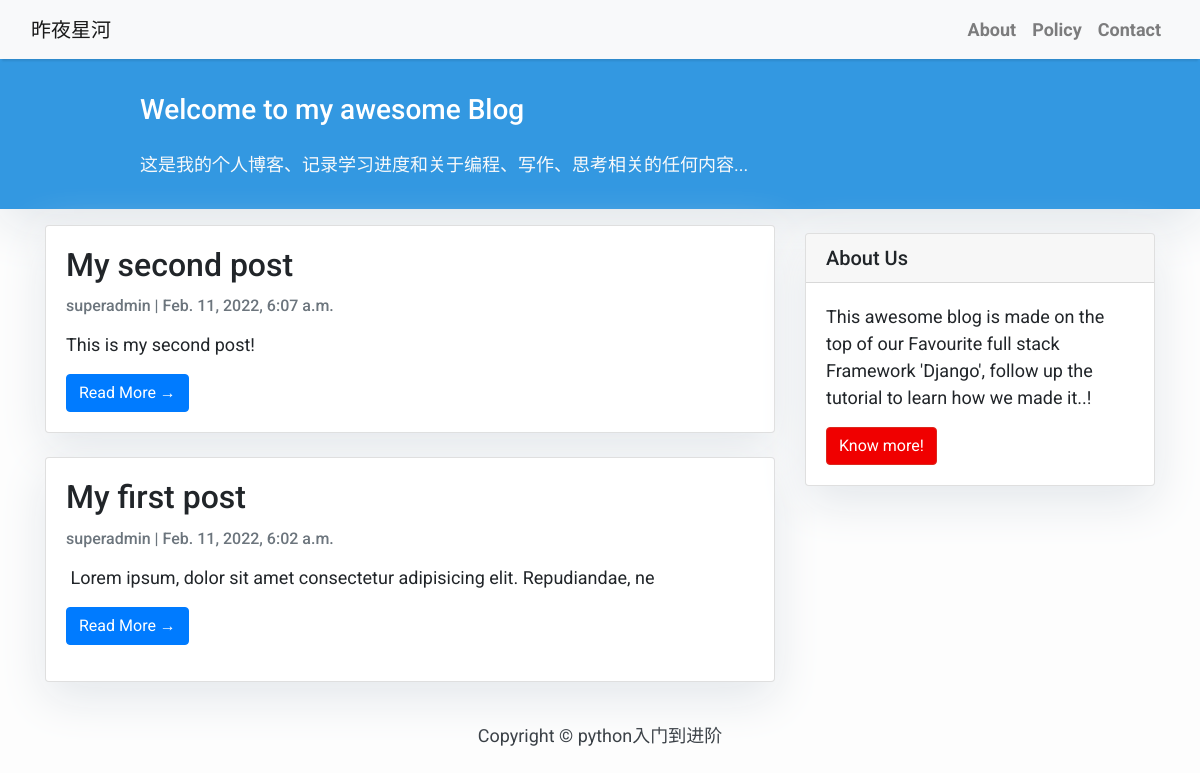
The page / on the database its author committed.
### blog/models.py (models this page shows, shortened)
class Post(models.Model):
    title = models.CharField(max_length=200, unique=True)
    slug = models.SlugField(max_length=200, unique=True)
    author = models.ForeignKey(
        User, on_delete=models.CASCADE, related_name='blog_posts')
    updated_on = models.DateTimeField(auto_now=True)
    content = models.TextField()
    created_on = models.DateTimeField(auto_now_add=True)
    status = models.IntegerField(choices=STATUS, default=0)
    class Meta:
        ordering = ['-created_on']

### blog/views.py (the view)
# urls.py: path('', views.PostList.as_view(), name='home'),
class PostList(generic.ListView):
    queryset = Post.objects.filter(status=1).order_by('-created_on')
    template_name = 'index.html'
    paginate_by = 3

### templates/index.html (shortened to what this page needs)
{% extends "base.html" %} {% block content %}
<header class="masthead">
  <div class="container">
    <div class="row">
      <div class="col-md-8 col-md-10 mx-auto">
        <div class="site-heading">
          <h3 class="site-heading my-4 mt-3 text-white">
            Welcome to my awesome Blog
          </h3>
          <p class="text-light">这是我的个人博客、记录学习进度和关于编程、写作、思考相关的任何内容... &nbsp</p>
        </div>
      </div>
    </div>
  </div>
</header>
<div class="container">
  <div class="row">
    <div class="col-md-8 mt-3 left">
      {% for post in post_list %}
      <div class="card mb-4">
        <div class="card-body">
          <h2 class="card-title">{{ post.title }}</h2>
          <p class="card-text text-muted h6">
            {{ post.author }} | {{ post.created_on}}
          </p>
          <p class="card-text">{{post.content|slice:":100"|safe }}</p>
          <a href="{% url 'post_detail' post.slug  %}" class="btn btn-primary"
            >Read More &rarr;</a
          >
        </div>
      </div>
      {% endfor %}
    </div>
    {% block sidebar %} {% include 'sidebar.html' %} {% endblock sidebar %}
  </div>
</div>
{%endblock%}

### templates/base.html (shortened to what this page needs)
{% load staticfiles %}
<!DOCTYPE html>
<html>
  <head>
    <link
      rel="stylesheet"
      href="https://maxcdn.bootstrapcdn.com/bootstrap/4.0.0/css/bootstrap.min.css"
    />
  </head>
  <body>
    <nav
      class="navbar navbar-expand-lg navbar-light bg-light shadow"
      id="mainNav"
    >
      <div class="container-fluid">
        <a class="navbar-brand" href="{% url 'home' %}">昨夜星河</a>
        <div class="collapse navbar-collapse" id="navbarResponsive">
          <ul class="navbar-nav ml-auto">
            <li class="nav-item text-black">
              <a class="nav-link text-black font-weight-bold" href="#">About</a>
            </li>
            <li class="nav-item text-black">
              <a class="nav-link text-black font-weight-bold" href="#"
                >Policy</a
              >
            </li>
            <li class="nav-item text-black">
              <a class="nav-link text-black font-weight-bold" href="#"
                >Contact</a
              >
            </li>
          </ul>
        </div>
      </div>
    </nav>
    {% block content %}{% endblock content %}
    <footer class="py-3 bg-grey">
      <p class="m-0 text-dark text-center">Copyright &copy; python入门到进阶</p>
    </footer>
  </body>
</html>

### templates/sidebar.html
{% block sidebar %}
<div class="col-md-4 float-right">
  <div class="card my-4">
    <h5 class="card-header">About Us</h5>
    <div class="card-body">
      <p class="card-text">
        This awesome blog is made on the top of our Favourite full stack
        Framework 'Django', follow up the tutorial to learn how we made it..!
      </p>
      <a href="#" class="btn btn-danger">Know more!</a>
    </div>
  </div>
</div>
{% endblock sidebar %}

### templates/base.html (style rules this page uses)
body { font-family: "Roboto", sans-serif; font-size: 17px; background-color: #fdfdfd; }
.shadow { box-shadow: 0 4px 2px -2px rgba(0, 0, 0, 0.1); }
.btn-danger { color: #fff; background-color: #f00000; border-color: #dc281e; }
.masthead { background: #3398e1; height: auto; padding-bottom: 15px; box-shadow: 0 16px 48px #e3e7eb; padding-top: 10px; }
.card { box-shadow: 0 16px 48px #e3e7eb; }

### templates/index.html (style rules this page uses)
body { font-family: "Roboto", sans-serif; font-size: 18px; background-color: #fdfdfd; }
.card { box-shadow: 0 16px 48px #e3e7eb; }

### rows shown on the page
Post: title "My second post", author "superadmin", created_on "Feb. 11, 2022, 6:07 a.m.", content "This is my second post!"
Post: title "My first post", author "superadmin", created_on "Feb. 11, 2022, 6:02 a.m.", content "Lorem ipsum, dolor sit amet consectetur adipisicing elit. Repudiandae, ne"
